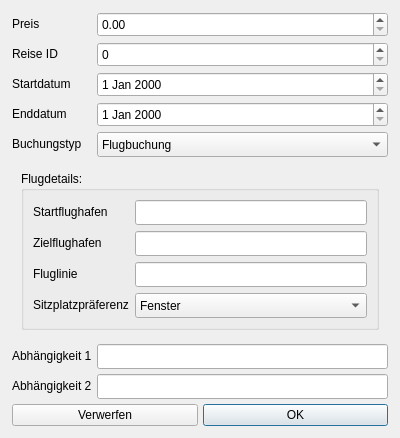
<?xml version="1.0" encoding="UTF-8"?>
<ui version="4.0">
 <class>AddBookingDialog</class>
 <widget class="QDialog" name="AddBookingDialog">
  <property name="geometry">
   <rect>
    <x>0</x>
    <y>0</y>
    <width>400</width>
    <height>424</height>
   </rect>
  </property>
  <property name="windowTitle">
   <string>Buchung hinzufügen</string>
  </property>
  <layout class="QVBoxLayout" name="verticalLayout">
   <property name="spacing">
    <number>5</number>
   </property>
   <property name="leftMargin">
    <number>12</number>
   </property>
   <property name="topMargin">
    <number>12</number>
   </property>
   <property name="rightMargin">
    <number>12</number>
   </property>
   <property name="bottomMargin">
    <number>12</number>
   </property>
   <item>
    <layout class="QFormLayout" name="formLayout">
     <item row="0" column="0">
      <widget class="QLabel" name="labelPreis">
       <property name="text">
        <string>Preis</string>
       </property>
      </widget>
     </item>
     <item row="0" column="1">
      <widget class="QDoubleSpinBox" name="inputPrice">
       <property name="minimumSize">
        <size>
         <width>0</width>
         <height>25</height>
        </size>
       </property>
       <property name="maximumSize">
        <size>
         <width>16777215</width>
         <height>25</height>
        </size>
       </property>
      </widget>
     </item>
     <item row="1" column="0">
      <widget class="QLabel" name="labelTravelId">
       <property name="text">
        <string>Reise ID</string>
       </property>
      </widget>
     </item>
     <item row="1" column="1">
      <widget class="QSpinBox" name="inputTravelId">
       <property name="minimumSize">
        <size>
         <width>0</width>
         <height>25</height>
        </size>
       </property>
       <property name="maximumSize">
        <size>
         <width>16777215</width>
         <height>25</height>
        </size>
       </property>
      </widget>
     </item>
     <item row="2" column="0">
      <widget class="QLabel" name="labelDateFrom">
       <property name="text">
        <string>Startdatum</string>
       </property>
      </widget>
     </item>
     <item row="2" column="1">
      <widget class="QDateEdit" name="inputDateFrom">
       <property name="minimumSize">
        <size>
         <width>0</width>
         <height>25</height>
        </size>
       </property>
       <property name="maximumSize">
        <size>
         <width>16777215</width>
         <height>25</height>
        </size>
       </property>
      </widget>
     </item>
     <item row="3" column="0">
      <widget class="QLabel" name="labelDateTo">
       <property name="text">
        <string>Enddatum</string>
       </property>
      </widget>
     </item>
     <item row="3" column="1">
      <widget class="QDateEdit" name="inputDateTo">
       <property name="minimumSize">
        <size>
         <width>0</width>
         <height>25</height>
        </size>
       </property>
       <property name="maximumSize">
        <size>
         <width>16777215</width>
         <height>25</height>
        </size>
       </property>
      </widget>
     </item>
     <item row="4" column="0">
      <widget class="QLabel" name="labelBookingtype">
       <property name="text">
        <string>Buchungstyp</string>
       </property>
      </widget>
     </item>
     <item row="4" column="1">
      <widget class="QComboBox" name="inputBookingtype">
       <property name="minimumSize">
        <size>
         <width>0</width>
         <height>25</height>
        </size>
       </property>
       <property name="maximumSize">
        <size>
         <width>16777215</width>
         <height>25</height>
        </size>
       </property>
       <item>
        <property name="text">
         <string>Flugbuchung</string>
        </property>
       </item>
       <item>
        <property name="text">
         <string>Hotelbuchung</string>
        </property>
       </item>
       <item>
        <property name="text">
         <string>Mietwagenreservierung</string>
        </property>
       </item>
      </widget>
     </item>
     <item row="5" column="0" colspan="2">
      <widget class="QStackedWidget" name="stackedDetailsWidget">
       <widget class="QWidget" name="pageFBDetails">
        <layout class="QVBoxLayout" name="verticalLayout_2">
         <item>
          <widget class="QGroupBox" name="groupBoxFBDetails">
           <property name="font">
            <font>
             <weight>50</weight>
             <bold>false</bold>
            </font>
           </property>
           <property name="title">
            <string>Flugdetails:</string>
           </property>
           <layout class="QFormLayout" name="formLayout_2">
            <item row="0" column="0">
             <widget class="QLabel" name="labelDeparture">
              <property name="text">
               <string>Startflughafen</string>
              </property>
             </widget>
            </item>
            <item row="1" column="0">
             <widget class="QLabel" name="labelArrival">
              <property name="text">
               <string>Zielflughafen</string>
              </property>
             </widget>
            </item>
            <item row="2" column="0">
             <widget class="QLabel" name="labelAirline">
              <property name="text">
               <string>Fluglinie</string>
              </property>
             </widget>
            </item>
            <item row="3" column="0">
             <widget class="QLabel" name="labelSeatPref">
              <property name="text">
               <string>Sitzplatzpräferenz</string>
              </property>
             </widget>
            </item>
            <item row="3" column="1">
             <widget class="QComboBox" name="inputSeatPref">
              <property name="minimumSize">
               <size>
                <width>0</width>
                <height>25</height>
               </size>
              </property>
              <property name="maximumSize">
               <size>
                <width>16777215</width>
                <height>25</height>
               </size>
              </property>
              <item>
               <property name="text">
                <string>Fenster</string>
               </property>
              </item>
              <item>
               <property name="text">
                <string>Gang</string>
               </property>
              </item>
             </widget>
            </item>
            <item row="2" column="1">
             <widget class="QLineEdit" name="inputAirline">
              <property name="minimumSize">
               <size>
                <width>0</width>
                <height>25</height>
               </size>
              </property>
              <property name="maximumSize">
               <size>
                <width>16777215</width>
                <height>25</height>
               </size>
              </property>
             </widget>
            </item>
            <item row="1" column="1">
             <widget class="QLineEdit" name="inputArrival">
              <property name="minimumSize">
               <size>
                <width>0</width>
                <height>25</height>
               </size>
              </property>
              <property name="maximumSize">
               <size>
                <width>16777215</width>
                <height>25</height>
               </size>
              </property>
              <property name="readOnly">
               <bool>false</bool>
              </property>
             </widget>
            </item>
            <item row="0" column="1">
             <widget class="QLineEdit" name="inputDeparture">
              <property name="minimumSize">
               <size>
                <width>0</width>
                <height>25</height>
               </size>
              </property>
              <property name="maximumSize">
               <size>
                <width>16777215</width>
                <height>25</height>
               </size>
              </property>
              <property name="readOnly">
               <bool>false</bool>
              </property>
             </widget>
            </item>
           </layout>
          </widget>
         </item>
        </layout>
       </widget>
       <widget class="QWidget" name="pageHBDetails">
        <layout class="QVBoxLayout" name="verticalLayout_3">
         <item>
          <widget class="QGroupBox" name="groupBoxHBDetails">
           <property name="title">
            <string>Hoteldetails:</string>
           </property>
           <layout class="QFormLayout" name="formLayout_3">
            <item row="0" column="0">
             <widget class="QLabel" name="labelHotel">
              <property name="text">
               <string>Hotel</string>
              </property>
             </widget>
            </item>
            <item row="1" column="0">
             <widget class="QLabel" name="labelTown">
              <property name="text">
               <string>Stadt</string>
              </property>
             </widget>
            </item>
            <item row="2" column="0">
             <widget class="QLabel" name="labelSmoke">
              <property name="text">
               <string>Raucherzimmer</string>
              </property>
             </widget>
            </item>
            <item row="0" column="1">
             <widget class="QLineEdit" name="inputHotel">
              <property name="minimumSize">
               <size>
                <width>0</width>
                <height>25</height>
               </size>
              </property>
              <property name="maximumSize">
               <size>
                <width>16777215</width>
                <height>25</height>
               </size>
              </property>
             </widget>
            </item>
            <item row="1" column="1">
             <widget class="QLineEdit" name="inputTown">
              <property name="minimumSize">
               <size>
                <width>0</width>
                <height>25</height>
               </size>
              </property>
              <property name="maximumSize">
               <size>
                <width>16777215</width>
                <height>25</height>
               </size>
              </property>
             </widget>
            </item>
            <item row="2" column="1">
             <widget class="QCheckBox" name="inputSmoke">
              <property name="minimumSize">
               <size>
                <width>0</width>
                <height>25</height>
               </size>
              </property>
              <property name="maximumSize">
               <size>
                <width>16777215</width>
                <height>25</height>
               </size>
              </property>
              <property name="text">
               <string/>
              </property>
             </widget>
            </item>
           </layout>
          </widget>
         </item>
        </layout>
       </widget>
       <widget class="QWidget" name="pageRCRDetails">
        <layout class="QVBoxLayout" name="verticalLayout_4">
         <item>
          <widget class="QGroupBox" name="groupBoxRCRDetails">
           <property name="title">
            <string>Mietwagendetails:</string>
           </property>
           <layout class="QFormLayout" name="formLayout_4">
            <item row="0" column="0">
             <widget class="QLabel" name="labelPickupLoc">
              <property name="text">
               <string>Abholstation</string>
              </property>
             </widget>
            </item>
            <item row="1" column="0">
             <widget class="QLabel" name="labelReturnLoc">
              <property name="text">
               <string>Rückgabestation</string>
              </property>
             </widget>
            </item>
            <item row="2" column="0">
             <widget class="QLabel" name="labelCompany">
              <property name="text">
               <string>Autovermietung</string>
              </property>
             </widget>
            </item>
            <item row="3" column="0">
             <widget class="QLabel" name="labelInsuranceType">
              <property name="text">
               <string>Versicherung</string>
              </property>
             </widget>
            </item>
            <item row="0" column="1">
             <widget class="QLineEdit" name="inputPickupLocation">
              <property name="minimumSize">
               <size>
                <width>0</width>
                <height>25</height>
               </size>
              </property>
              <property name="maximumSize">
               <size>
                <width>16777215</width>
                <height>25</height>
               </size>
              </property>
             </widget>
            </item>
            <item row="1" column="1">
             <widget class="QLineEdit" name="inputReturnLocation">
              <property name="minimumSize">
               <size>
                <width>0</width>
                <height>25</height>
               </size>
              </property>
              <property name="maximumSize">
               <size>
                <width>16777215</width>
                <height>25</height>
               </size>
              </property>
             </widget>
            </item>
            <item row="2" column="1">
             <widget class="QLineEdit" name="inputCompany">
              <property name="minimumSize">
               <size>
                <width>0</width>
                <height>25</height>
               </size>
              </property>
              <property name="maximumSize">
               <size>
                <width>16777215</width>
                <height>25</height>
               </size>
              </property>
             </widget>
            </item>
            <item row="3" column="1">
             <widget class="QLineEdit" name="inputInsuranceType">
              <property name="minimumSize">
               <size>
                <width>0</width>
                <height>25</height>
               </size>
              </property>
              <property name="maximumSize">
               <size>
                <width>16777215</width>
                <height>25</height>
               </size>
              </property>
             </widget>
            </item>
           </layout>
          </widget>
         </item>
        </layout>
       </widget>
      </widget>
     </item>
     <item row="6" column="1">
      <widget class="QLineEdit" name="inputArc1">
       <property name="enabled">
        <bool>true</bool>
       </property>
       <property name="minimumSize">
        <size>
         <width>0</width>
         <height>25</height>
        </size>
       </property>
       <property name="maximumSize">
        <size>
         <width>16777215</width>
         <height>25</height>
        </size>
       </property>
      </widget>
     </item>
     <item row="6" column="0">
      <widget class="QLabel" name="labelArc1">
       <property name="enabled">
        <bool>true</bool>
       </property>
       <property name="text">
        <string>Abhängigkeit 1</string>
       </property>
      </widget>
     </item>
     <item row="7" column="0">
      <widget class="QLabel" name="labelArc2">
       <property name="enabled">
        <bool>true</bool>
       </property>
       <property name="text">
        <string>Abhängigkeit 2</string>
       </property>
      </widget>
     </item>
     <item row="7" column="1">
      <widget class="QLineEdit" name="inputArc2">
       <property name="enabled">
        <bool>true</bool>
       </property>
       <property name="minimumSize">
        <size>
         <width>0</width>
         <height>25</height>
        </size>
       </property>
       <property name="maximumSize">
        <size>
         <width>16777215</width>
         <height>25</height>
        </size>
       </property>
      </widget>
     </item>
    </layout>
   </item>
   <item>
    <layout class="QHBoxLayout" name="horizontalLayout">
     <item>
      <widget class="QPushButton" name="buttonReject">
       <property name="text">
        <string>Verwerfen</string>
       </property>
       <property name="autoDefault">
        <bool>false</bool>
       </property>
      </widget>
     </item>
     <item>
      <widget class="QPushButton" name="buttonOK">
       <property name="text">
        <string>OK</string>
       </property>
       <property name="default">
        <bool>true</bool>
       </property>
      </widget>
     </item>
    </layout>
   </item>
  </layout>
 </widget>
 <resources/>
 <connections/>
</ui>
